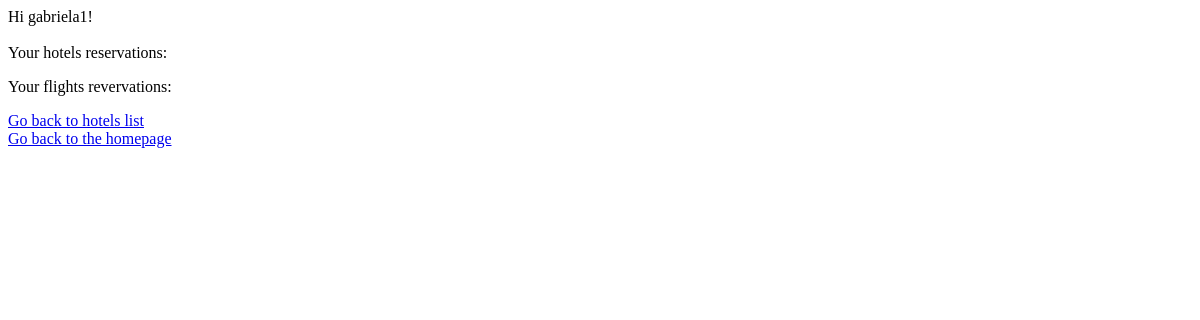
/user-reservations/ (signed in), run on an earlier commit of the app's database.
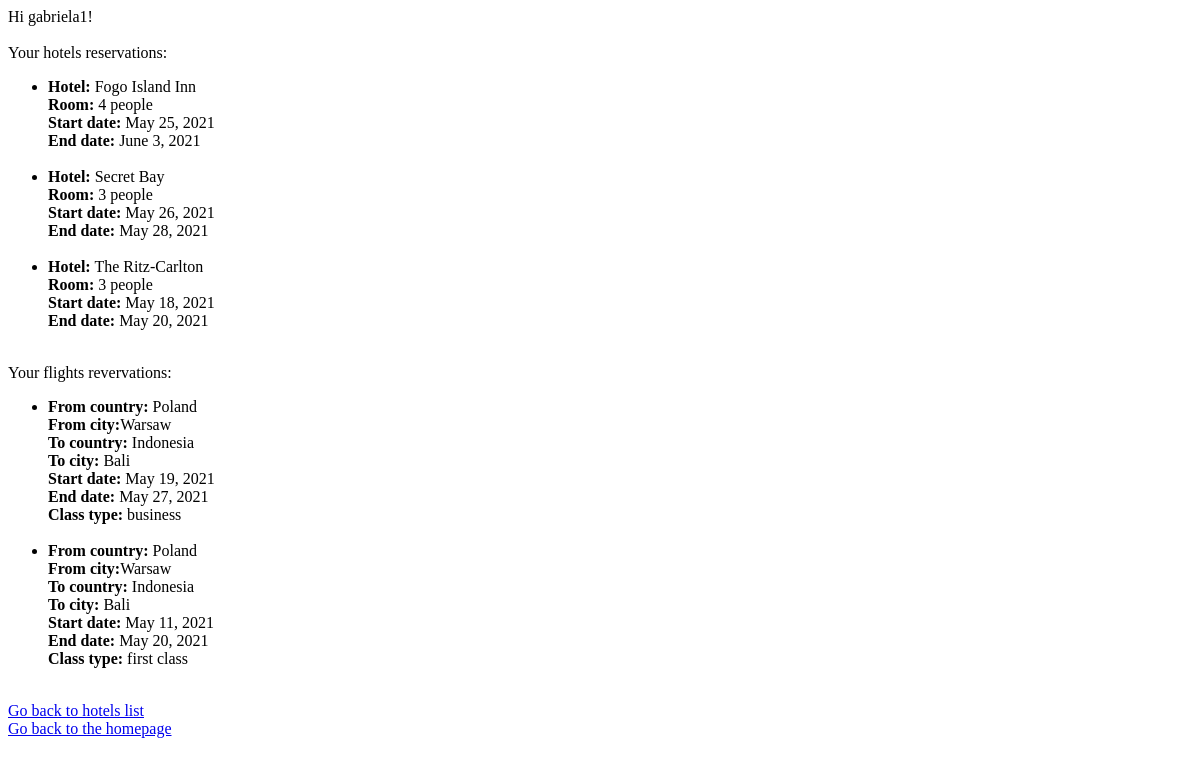
And on a later commit of the database.
### travel_agency_app/models.py (models this page shows)
class HotelBooking(models.Model):
    user = models.ForeignKey(User, null=True, blank=True, on_delete=models.CASCADE)
    hotel = models.ForeignKey(Hotel, on_delete=models.CASCADE, null=True, blank=True)
    bookingStartDate = models.DateField()
    bookingEndDate = models.DateField()
    room = models.CharField(
        max_length=64,
        choices=ROOM_TYPE,
    )

class Hotel(models.Model):
    name = models.CharField(max_length=64, default='Hotel')
    country = models.CharField(max_length=64)
    city = models.CharField(max_length=64)
    address = models.CharField(max_length=64)
    description = models.CharField(max_length=1000, null=True, blank=True)
    image = models.ImageField(upload_to='hotel/', null=True, blank=True)
    def __str__(self):
        return self.name

class Flight(models.Model):
    user = models.ForeignKey(User, null=True, blank=True, on_delete=models.CASCADE)
    fromCountry = models.CharField(max_length=64, default='Poland')
    fromCity = models.CharField(max_length=64, default='Warsaw')
    toCountry = models.CharField(max_length=64, default='Indonesia')
    toCity = models.CharField(max_length=64, default='Bali')
    startDate = models.DateField()
    endDate = models.DateField()
    classType = models.CharField(max_length=64, choices=CLASS_TYPE)

### travel_agency_app/views.py (the view)
# urls.py: path('user-reservations/', travel_agency_views.ReservationsView.as_view(), name='user-reservations'),
class ReservationsView(LoginRequiredMixin, ListView):
    model = HotelBooking
    template_name = 'reservations_list.html'
    context_object_name = 'reservations'
    def get_queryset(self):
        return self.model.objects.all().filter(user_id=self.request.user)
    def get_context_data(self, **kwargs):
        context = super(ReservationsView, self).get_context_data(**kwargs)
        context['flights'] = Flight.objects.filter(user_id=self.request.user)
        return context

### templates/reservations_list.html
{% extends 'base.html' %}
{% block content %}
{% if user.is_authenticated %}
  Hi {{ user.username }}!<br><br>
{% else %}
Welcome to the TraveLove agency! Explore world with us!<br><br>
  <p>You are not logged in</p>
  <p>Please login or sign up</p>
  <a href="{% url 'login' %}">Log In</a><br>
  <a href="{% url 'signup' %}">Sign Up</a>
{% endif %}
Your hotels reservations:
<ul>
    {% for reservation in reservations %}
    <li><strong>Hotel:</strong> {{ reservation.hotel }}<br>
            <strong>Room:</strong> {{ reservation.room }}<br>
            <strong>Start date:</strong> {{ reservation.bookingStartDate }}<br>
            <strong>End date: </strong>{{ reservation.bookingEndDate }}</li><br>
    {% endfor %}
  </ul>
Your flights revervations:
<ul>
    {% for flight in flights %}
        <li> <strong>From country: </strong>{{ flight.fromCountry }}<br>
       <strong> From city:</strong>{{ flight.fromCity }}<br>
       <strong> To country:</strong> {{ flight.toCountry }}<br>
       <strong> To city:</strong> {{ flight.toCity }}<br>
       <strong> Start date: </strong>{{ flight.startDate }}<br>
      <strong>  End date:</strong> {{ flight.endDate }}<br>
      <strong>  Class type: </strong>{{ flight.classType }}</li><br>
    {% endfor %}
</ul>
<a href="{% url 'hotels' %}">Go back to hotels list</a><br>
<a href="{% url 'explore' %}">Go back to the homepage</a>
{% endblock %}

What changed in the data, as far as the page shows it:
added HotelBooking: hotel "Fogo Island Inn", room "4 people", bookingStartDate "May 25, 2021", bookingEndDate "June 3, 2021"
added HotelBooking: hotel "Secret Bay", room "3 people", bookingStartDate "May 26, 2021", bookingEndDate "May 28, 2021"
added HotelBooking: hotel "The Ritz-Carlton", room "3 people", bookingStartDate "May 18, 2021", bookingEndDate "May 20, 2021"
added Flight: fromCountry "Poland", fromCity "Warsaw", toCountry "Indonesia", toCity "Bali", startDate "May 19, 2021", endDate "May 27, 2021", classType "business"
added Flight: fromCountry "Poland", fromCity "Warsaw", toCountry "Indonesia", toCity "Bali", startDate "May 11, 2021", endDate "May 20, 2021", classType "first class"
